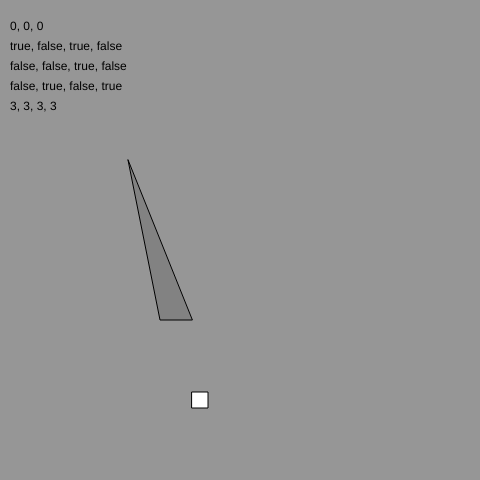
Frame 1 (no input)
Frame 60 (no input): identical to frame 1, image omitted
Frame 120 (the mouse pressed at the canvas centre since frame 60): identical to frame 1, image omitted

The p5.js sketch that drew this single still picture (run headless with seeded random() and noise() and a simulated clock; from frame 60 on, the mouse is pressed at the canvas centre):

// p5.js sketch
// ── sketch.js
// implement aabb collison detection
// regular rectangle or square shapes

let mapSize = 32 * 15;

var player = {
  x : 0,
  y : 0,
  nextx : 200,
  nexty : 400,
  speed : [3, 3, 3, 3], //[right, left, up, down]
  size : 16,
}

// need to account for denominator of 0 which would result in an error when calculating gradient
function gradient(y2, y1, x2, x1){
  if((x2 - x1) === 0 || (y2 - y1) === 0){
    return 0;
  }else{
    return ((y2 - y1) / (x2 - x1));
  }
}

// need to account for straight vertical gradient
function intercept(y, g, x){
  if(g === 0){
    return x;
  }else{
    return (y - (g * x));
  }
}

// evaluate boundaries for player-hitbox collison
function evaluate(x1, x2, py, eq){
  if(x1 < x2){
     return py >= eq
  }
  if(x1 > x2){
     return py <= eq
  }
  // return for vertical gradient
}

function evalauteMoveBlock(bz, y2, y1, x2, x1){
  if(y1 < y2){bz[0] = true} // right
  if(y1 > y2){bz[1] = true} // left
  if(x1 < x2){bz[2] = true} // up
  if(x1 > x2){bz[3] = true} // down
}

function updateCollisions(bz){
  for(i = 0; i < 4; i++){
    if(bz[i] == true){
      player.speed[i] = 0;
    }
  }
}

/*
CREATE TRIANGLE SHAPED HITBOX
-----------------------------
- hitbox gradients and intercepts calculated at compile time during initialization
- hitbox zones and collisions calculated at runtime
- optimise further if framerate becomes a problem
- can be used to create rectangle and circle shaped hitboxes
- move drawHitbox elsewhere eventually to seperate graphics and calculations
*/
class hitbox{
  constructor(ax, ay, bx, by, cx, cy){
    this.xCoord = [ax, bx, cx];
    this.yCoord = [ay, by, cy];

    this.gBorders = [gradient(ay, (cy + by) / 2, ax, (cx + bx) / 2),
                     gradient(by, (ay + cy) / 2, bx, (ax + cx) / 2),
                     gradient(cy, (ay + by) / 2, cx, (ax + bx) / 2)]
    
    this.iBorders = [intercept(ay, this.gBorders[0], ax),
                     intercept(by, this.gBorders[1], bx),
                     intercept(cy, this.gBorders[2], cx)]
    
    this.zones = [false, false, false];
    
    this.gSlopes = [gradient(by, ay, bx, ax),
                    gradient(cy, by, cx, bx),
                    gradient(ay, cy, ax, cx)]
    
    this.iSlopes = [intercept(by, this.gSlopes[0], bx),
                    intercept(cy, this.gSlopes[1], cx),
                    intercept(ay, this.gSlopes[2], ax)]
  
    this.blockZone1 = [false, false, false, false];
    this.blockZone2 = [false, false, false, false];
    this.blockZone3 = [false, false, false, false];
  }
  drawHitbox(){
    fill(100, 100, 100, 100);
    triangle(this.xCoord[0], this.yCoord[0], this.xCoord[1], this.yCoord[1], this.xCoord[2], this.yCoord[2]);
  }
  updateZones(){
    let line1 =   [0, 1, 2];
    let line2 =   [1, 2, 0];
    let x2Line1 = [(this.xCoord[1] + this.xCoord[2]) / 2, (this.xCoord[2] + this.xCoord[0]) / 2, (this.xCoord[0] + this.xCoord[1]) / 2];
    let x2Line2 = [(this.xCoord[2] + this.xCoord[0]) / 2, (this.xCoord[0] + this.xCoord[1]) / 2, (this.xCoord[1] + this.xCoord[2]) / 2];
    
    for(let i in this.zones){
      var equation1 = (player.x * this.gBorders[line1[i]]) + this.iBorders[line1[i]];
      var equation2 = (player.x * this.gBorders[line2[i]]) + this.iBorders[line2[i]];
      if(evaluate(this.xCoord[line1[i]], x2Line1[i], player.nexty, equation1) == true && 
         evaluate(this.xCoord[line2[i]], x2Line2[i], player.nexty, equation2) == false){
        this.zones[i] = 1;
      }else{
        this.zones[i] = 0;
      }
    }
  }
  updateZoneBlock(){
    let coord1 = [0, 1, 2];
    let coord2 = [1, 2, 0];
    for(let i = 0; i < 3; i++){
      if(i == 0){
        evalauteMoveBlock(this.blockZone1, this.yCoord[1], this.yCoord[0], this.xCoord[1], this.xCoord[0]);
      }
      if(i == 1){
        evalauteMoveBlock(this.blockZone2, this.yCoord[2], this.yCoord[1], this.xCoord[2], this.xCoord[1]);
      }
      if(i == 2){
        evalauteMoveBlock(this.blockZone3, this.yCoord[0], this.yCoord[2], this.xCoord[0], this.xCoord[2]);
      }
    }
  }
  checkCollision(){
    let coord1 = [0, 1, 2];
    let coord2 = [1, 2, 0];
    for(let i = 0; i < 3; i++){
      var equation3 = (player.x * this.gSlopes[i]) + this.iSlopes[i];
      if(evaluate(this.xCoord[coord2[i]], this.xCoord[coord1[i]], player.nexty, equation3) == true){
        if(i == 0 && this.zones[i] == true){
          updateCollisions(this.blockZone1);
        }
        if(i == 1 && this.zones[i] == true){
          updateCollisions(this.blockZone2);
        }
        if(i == 2 && this.zones[i] == true){
          updateCollisions(this.blockZone3);
        }
      }
    }
  }
}

function setup() {
  color(255, 255, 255);
  createCanvas(mapSize, mapSize);
  H2 = new hitbox(32 * 4, 32 * 5, 32 * 5, 32 * 10, 32 * 6, 32 * 10);
//  H3 = new hitbox(32 * 10, 32 * 4, 32 * 3, 32 * 10, 32 * 10, 32 * 10);
}

function draw() {
  background(150);
  movement();
  updateBounds();
  
  H2.drawHitbox();
  H2.updateZones();
  H2.updateZoneBlock();
  H2.checkCollision();
  
//  H3.drawHitbox();
//  H3.updateZones();
//  H3.checkCollisions();
  
  fill(0);
  text(`${H2.zones[0]}, ${H2.zones[1]}, ${H2.zones[2]}`, 10, 30);

  fill(0);
  text(`${H2.blockZone1[0]}, ${H2.blockZone1[1]}, ${H2.blockZone1[2]}, ${H2.blockZone1[3]}`, 10, 50);
  text(`${H2.blockZone2[0]}, ${H2.blockZone2[1]}, ${H2.blockZone2[2]}, ${H2.blockZone2[3]}`, 10, 70);
  text(`${H2.blockZone3[0]}, ${H2.blockZone3[1]}, ${H2.blockZone3[2]}, ${H2.blockZone3[3]}`, 10, 90);
  text(`${player.speed[0]}, ${player.speed[1]}, ${player.speed[2]}, ${player.speed[3]}`, 10, 110);

}

function updateBounds(){
  fill(255, 255, 255);
  rect(player.nextx - (player.size / 2), player.nexty - (player.size / 2), player.size, player.size);
    player.x = player.nextx;
    player.y = player.nexty;
}

function movement(){
  if((keyIsDown(RIGHT_ARROW)) && (player.x <= (mapSize - (player.size / 2)))){
    player.nextx += player.speed[0];
  }
  if((keyIsDown(LEFT_ARROW)) && (player.x >= 0 + (player.size / 2))){
    player.nextx -= player.speed[1];
  }
  if(keyIsDown(UP_ARROW) && player.y >= 0 + (player.size / 2)){
    player.nexty -= player.speed[2];
  }
  if(keyIsDown(DOWN_ARROW) && player.y <= (mapSize - (player.size / 2))){
    player.nexty += player.speed[3];
  }
  for(let i in player.speed){
    player.speed[i] = 3;
  }
} 
